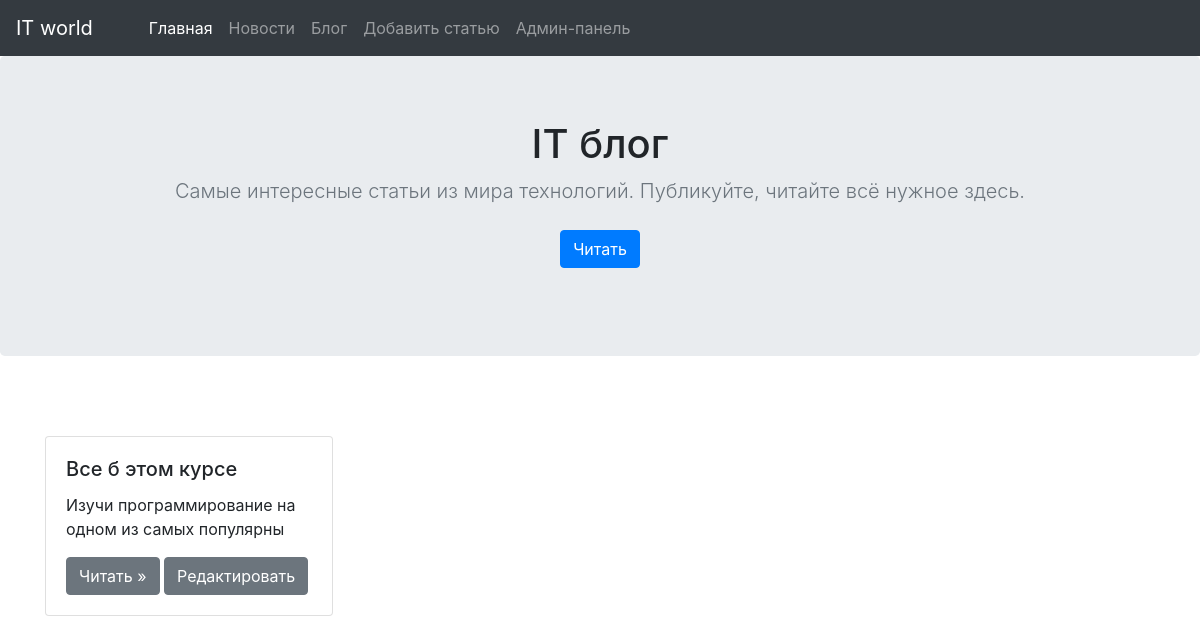
Page /blog on the committed database.
### app.py (models this page shows)
class Article(db.Model):
    id = db.Column(db.Integer, primary_key = True)
    category_id = db.Column(db.Integer, db.ForeignKey("category.id"))
    title = db.Column(db.String(50), nullable = False, unique = True)
    introduction = db.Column(db.String(100), nullable = False)
    text = db.Column(db.Text(), nullable = False)
    pub_date = db.Column(db.DateTime, default = datetime.utcnow)

### app.py (the view)
@app.route("/blog")
def blog():
    category = Category.query.filter_by(name="Blog").first()
    articles = Article.query.filter_by(category_id=category.id)
    return render_template("blog.html", articles=articles)

### templates/blog.html (shortened to what this page needs)
{% extends "base.html" %}
{% block content %}
    <main class="main">
        <section class="jumbotron text-center">
            <div class="container">
            <h1 class="jumbotron-heading">IT блог</h1>
            <p class="lead text-muted">
                Самые интересные статьи из мира технологий.
                Публикуйте, читайте всё нужное здесь.
            </p>
                <p id="menu">
                    <a href="#anchor" class="btn btn-primary my-2">Читать</a>
                </p>
            </div>
        </section>
        <div class="album py-5">
            <div class="container">
                {% if articles %}
                    <div class="row" id="anchor">
                        {% for article in articles %}
                            <div class="col mb-5">
                                <div class="card" style="width: 18rem;">
                                    <div class="card-body">
                                        <h5 class="card-title">{{ article.title }}</h5>
                                        <p class="card-text">{{ article.introduction[:50].strip() }}</p>
                                        <a class="btn btn-secondary"
                                            href="{{ url_for('detailed_post', article_id=article.id ) }}"
                                            role="button">Читать » </a>
                                        <a href="{{ url_for('edit_post', article_id=article.id, previous='blog') }}"
                                            class="btn btn-secondary">Редактировать</a>
                                    </div>
                                </div>
                            </div>
                        {% endfor %}
                    </div>
                {% else %}
                    <h2>Статей на сайте нет!</h2>
                {% endif %}
        </div>
    </main>
    {% endblock %}

### rows in the picture
Article: title "Все б этом курсе", introduction "Изучи программирование на одном из самых популярны"
